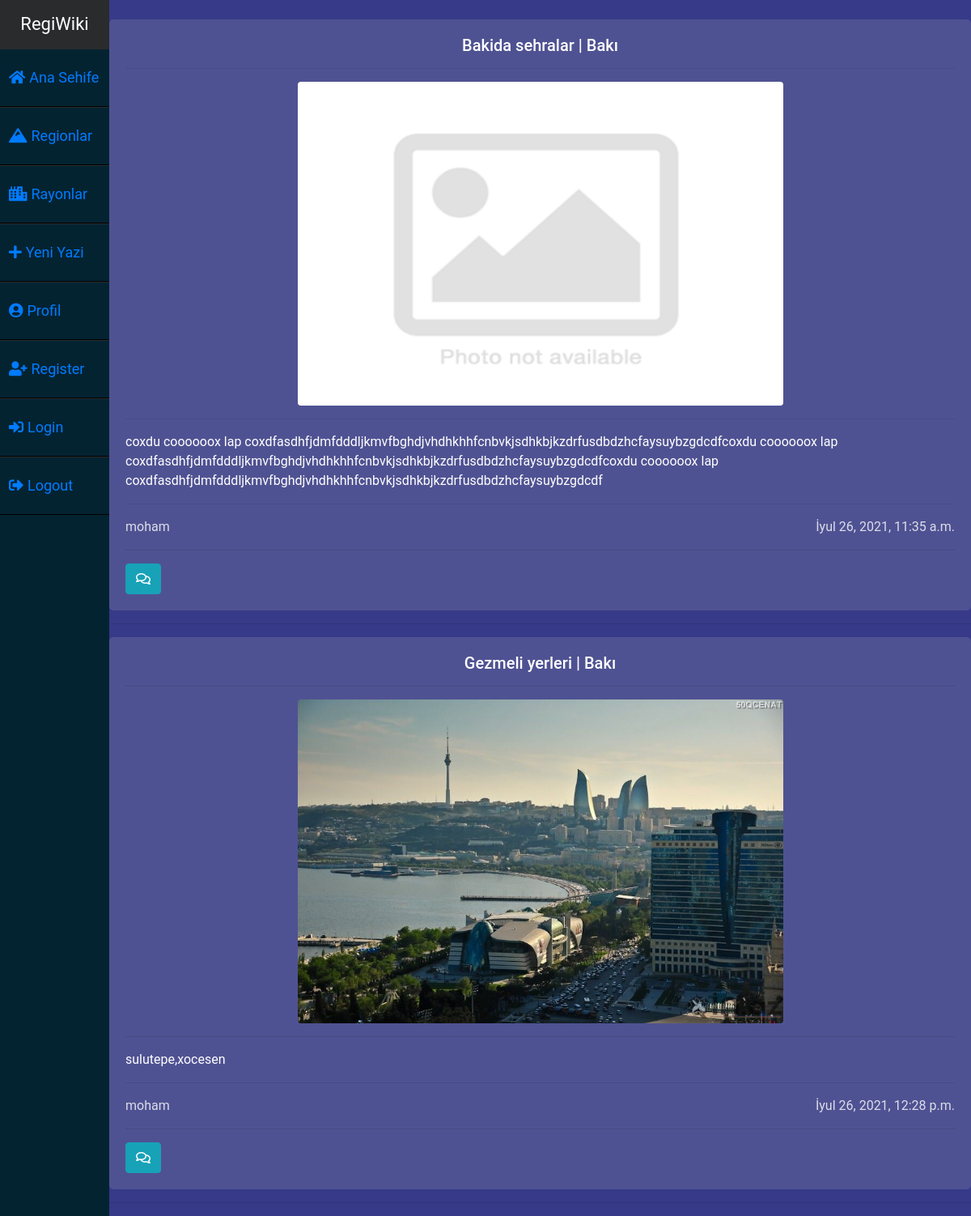
The app's page /posts/, older data.
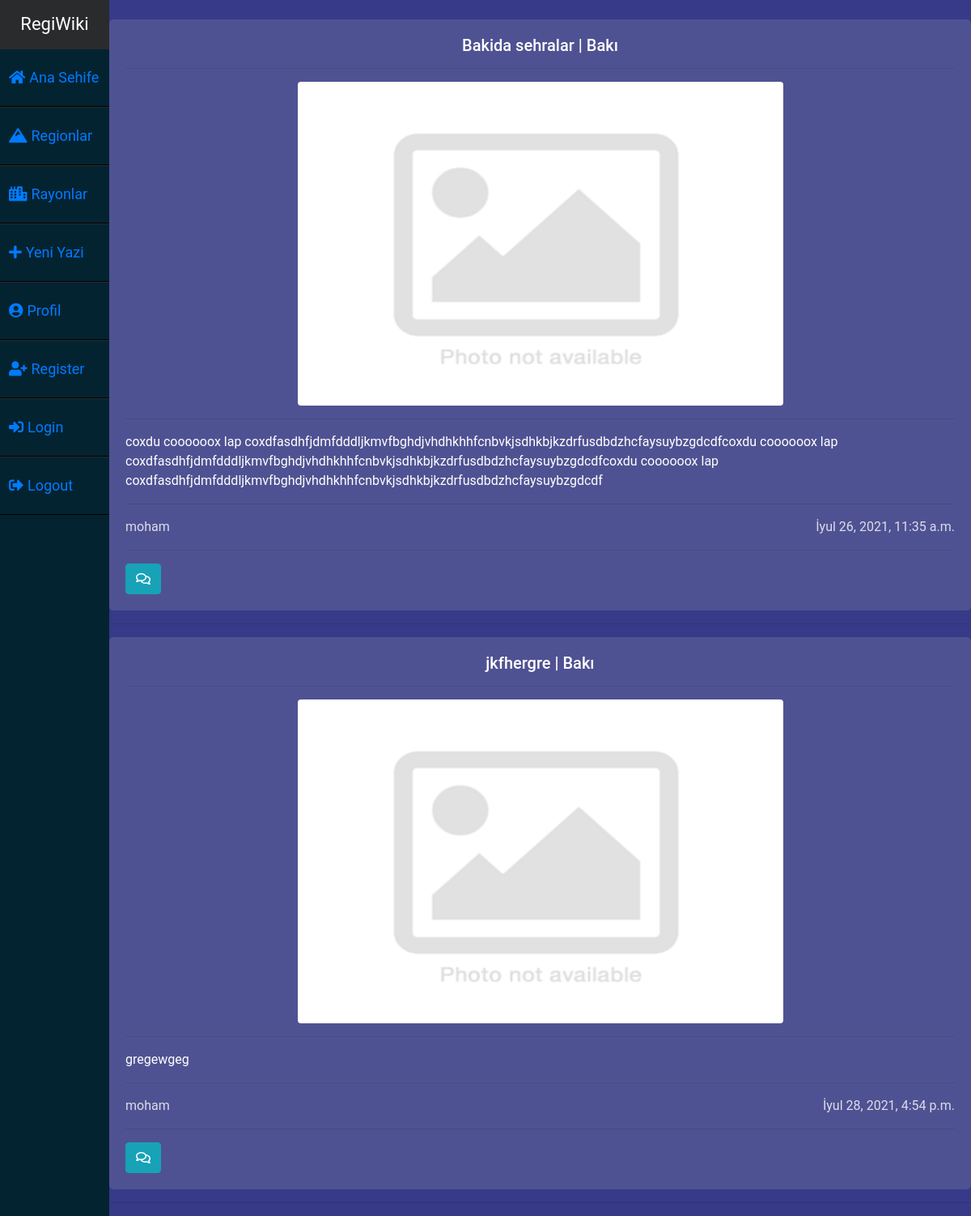
The same page, newer data.
### areas/models.py (models this page shows, shortened)
class CommentModel(models.Model):
    rayon = models.ForeignKey("Rayonmodel",related_name="comments",on_delete=CASCADE)
    basliq = models.CharField(max_length=120,verbose_name="Basliq:")
    mezmun = models.TextField(verbose_name="Mezmun:")
    created_date = models.DateTimeField(auto_now_add=True)
    sekil = models.ImageField(upload_to="koment_sekilleri",null=True,blank=True,default="/koment_sekilleri/default_landscape.png")
    yazan = models.ForeignKey('user.CustomUserModel',related_name="comments",on_delete=CASCADE,null=True,blank=True)

class RayonModel(models.Model):
    sekil = models.ImageField(upload_to="rayon_sekilleri",null=True,blank=True)
    region = ForeignKey(RegionModel,on_delete=CASCADE,verbose_name="Region:",related_name="rayonlar")
    melumat = TextField(verbose_name="Melumat:")
    ad = models.CharField(verbose_name="Rayon Adi:",max_length=35)
    sahe = models.FloatField(verbose_name="Sahesi km² ile:",null=True,blank=True)
    ehali = models.FloatField(verbose_name="Ehali min:" ,null=True ,blank=True)
    def __str__(self):
        return self.ad

### user/models.py (models this page shows)
class CustomUserModel(AbstractUser):
    prophile_photo = models.ImageField(upload_to="prophile_photos",blank=True,null=True,default="/prophile_photos/instagram_default.png")
    class Meta:
        db_table = 'user'
    def __str__(self):
        return self.username

### areas/views.py (the view)
# urls.py: path("posts/",views.posts,name="posts"),
def posts(request):
    comments = models.CommentModel.objects.all()
    context = {
        "comments":comments,
    }
    return render(request,"posts.html",context)

### templates/posts.html (shortened to what this page needs)
{% extends 'layout.html' %}
{% load static %}
{% block body %}
<link rel="stylesheet" href="{% static 'posts.css' %}">
    {% if comments %}
        {% for comment in comments %}
            <div class="container">
                <div class="comments">
                    <div class="comment-title">
                        <h5>{{comment.basliq}} | {{comment.rayon}}</h5>
                    </div>
                    <hr>
                    <div class="comment-sekil">
                        <img class="comment-sekil-child" src="{{comment.sekil.url}}" alt="">
                    </div>
                    <hr>
                    <span class="comment-content">
                        <p>{{comment.mezmun}}</p>
                    </span>
                    <hr>
                    <span class="comment-author">{{comment.yazan}}</span>
                    <span class="comment-date">{{comment.created_date}}</span>
                </div>
                <hr>
                <a href="{% url 'areas:conversation' comment.id%}"><i class="far fa-comments btn btn-info"></i></a>
            </div>
            <hr>
        {% endfor %}
    {% else %}
        <div class="alert alert-info">Hec Bir Yazi Yoxdur</div>
    {% endif %}
{% endblock body %}

Row changes from the older to the newer data that the page shows:
removed CommentModel: basliq "Gezmeli yerleri", rayon "Bakı", sekil (picture), mezmun "sulutepe,xocesen", yazan "moham", created_date "İyul 26, 2021, 12:28 p.m."
added CommentModel: basliq "jkfhergre", rayon "Bakı", sekil (placeholder picture), mezmun "gregewgeg", yazan "moham", created_date "İyul 28, 2021, 4:54 p.m."
